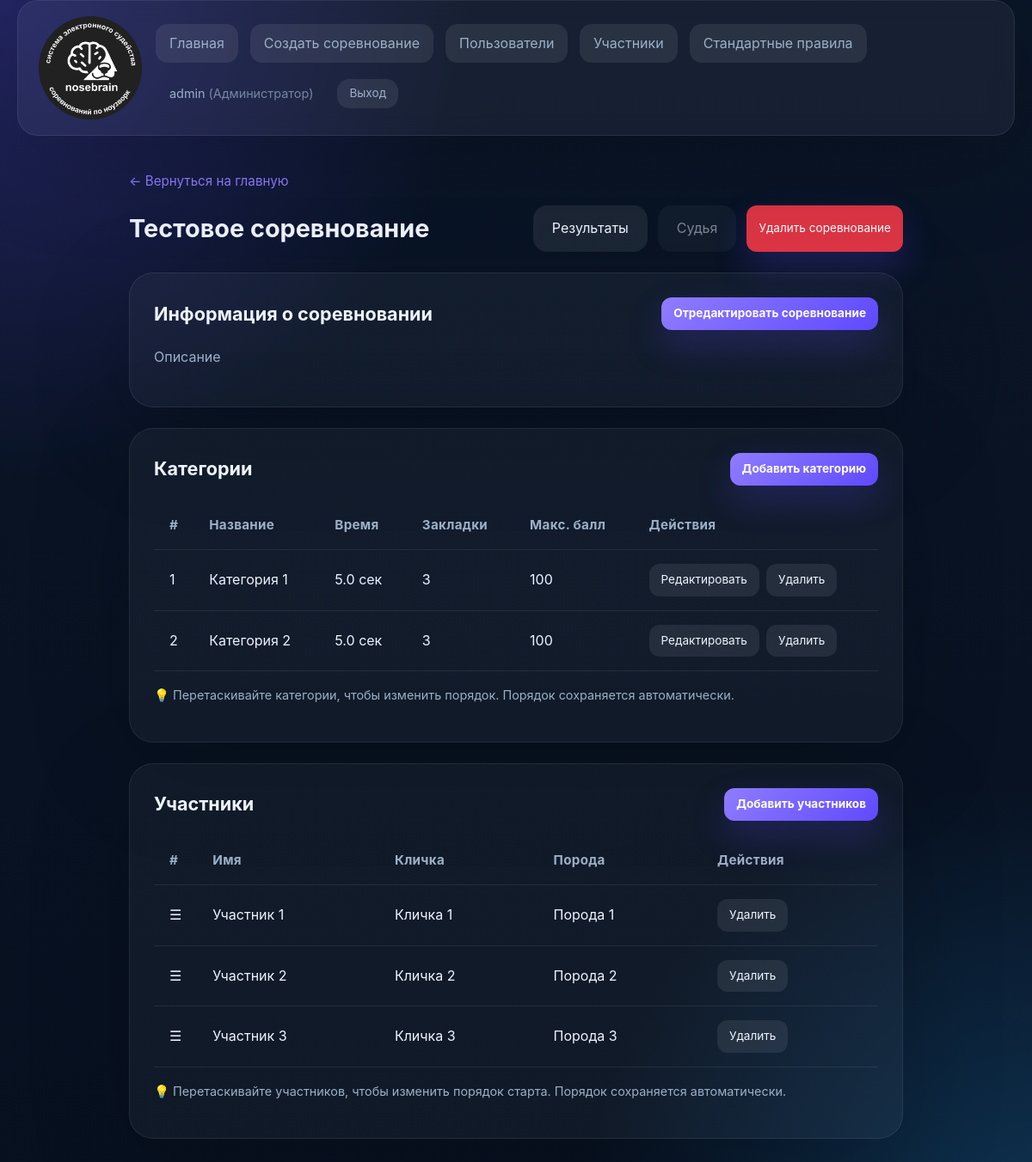
The page /manage.php (signed in) on the database as committed earlier.
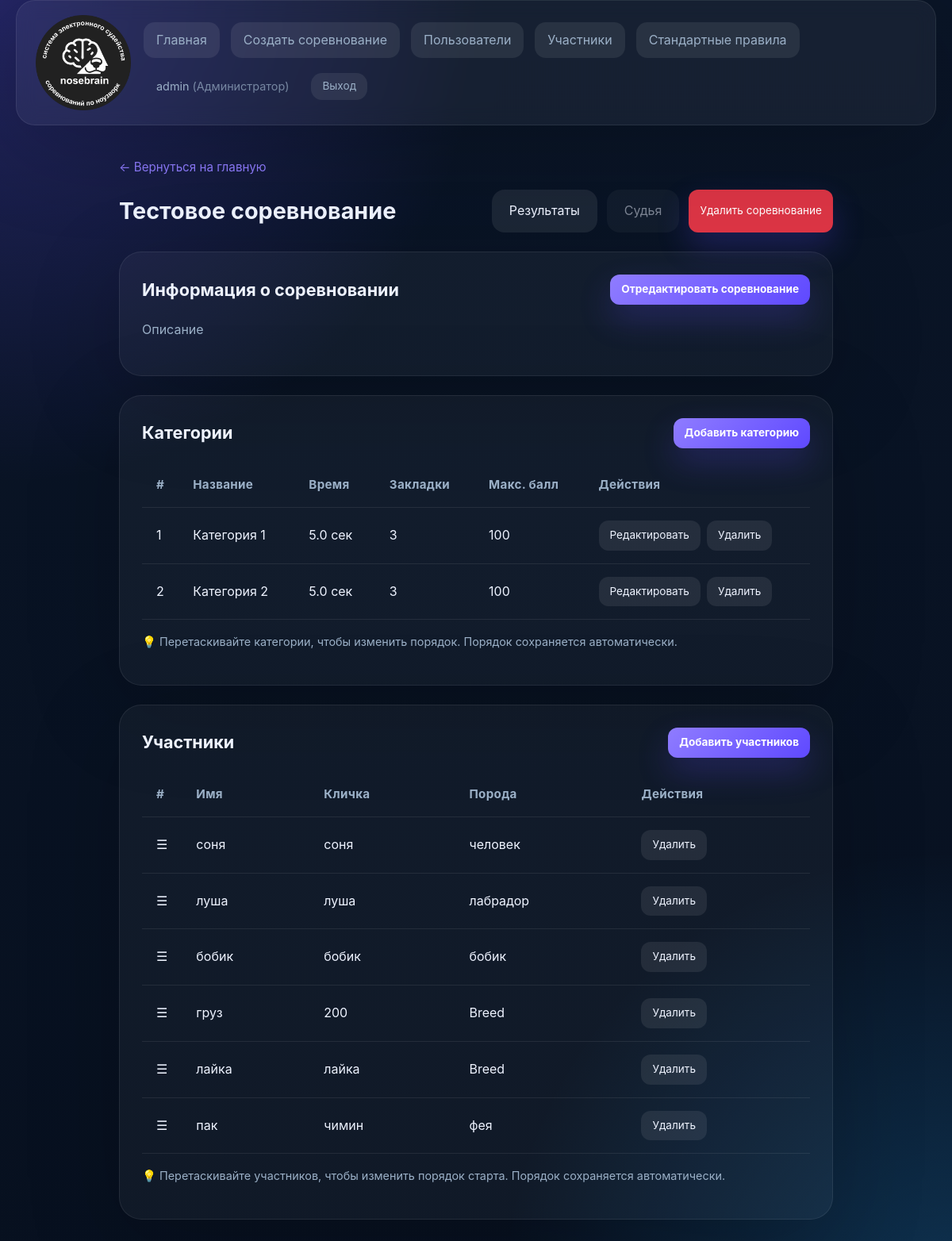
The same page on the database as committed later.
### tables this page shows
CREATE TABLE categories (
                id INTEGER PRIMARY KEY AUTOINCREMENT,
                competition_id INTEGER NOT NULL,
                name TEXT NOT NULL,
                time_limit REAL NOT NULL,
                hides_count INTEGER NOT NULL,
                max_score INTEGER NOT NULL, sort_order INTEGER DEFAULT 0,
                FOREIGN KEY (competition_id) REFERENCES competitions(id)
            );

CREATE TABLE participants (
                id INTEGER PRIMARY KEY AUTOINCREMENT,
                name TEXT NOT NULL,
                breed TEXT,
                nickname TEXT,
                gender TEXT,
                birth_date TEXT,
                microchip_number TEXT,
                pedigree_number TEXT,
                qualification_book_number TEXT,
                instructor_name TEXT,
                created_by INTEGER,
                FOREIGN KEY (created_by) REFERENCES users(id)
            );

### manage.php (the view, shortened to what the changed rows need)
<?php
require_once __DIR__ . '/auth.php';
require_once __DIR__ . '/src/functions.php';
$canManageParticipants = canManageParticipants();
$dbManager = new DatabaseManager();
$service = new CompetitionService($dbManager);
$competitions = $service->getCompetitions();
$accessibleCompetitions = array_filter($competitions, function($competition) {
    return hasCompetitionAccess($competition->getId());
});
$selectedCompetitionId = filter_input(INPUT_GET, 'competition_id', FILTER_VALIDATE_INT);
if ($selectedCompetitionId === false || $selectedCompetitionId === null || !hasCompetitionAccess($selectedCompetitionId)) {
    $selectedCompetitionId = !empty($accessibleCompetitions) ? reset($accessibleCompetitions)->getId() : null;
}
$selectedCompetition = $selectedCompetitionId ? $service->getCompetitionById($selectedCompetitionId) : null;
$categories = $selectedCompetitionId !== null ? $service->getCategoriesByCompetition($selectedCompetitionId) : [];
$competitionParticipants = $selectedCompetitionId !== null ? $service->getParticipantsByCompetition($selectedCompetitionId) : [];
?>
<!DOCTYPE html>
<html lang="ru">
<head>
    <link rel="stylesheet" href="style.css">
</head>
<body>
<?php
$currentPage = 'manage';
require_once __DIR__ . '/header.php';
renderHeader($currentPage);
?>
<main class="page-shell">
    <div class="manage-container">
        <?php if (!$selectedCompetition): ?>
            <div class="section-panel">
                <h2 class="manage-title">Нет выбранного соревнования</h2>
                <p>Перейдите на страницу соревнования через кнопку "Управление" в списке соревнований.</p>
                <div class="button-group" style="margin-top: 18px;">
                    <a class="button" href="index.php">К списку соревнований</a>
                </div>
            </div>
        <?php else: ?>
            <div class="manage-header">
                <h1 class="manage-title"><?= escape($selectedCompetition->getName()) ?></h1>
            </div>
            <div class="section-panel">
                <h2>
                    Информация о соревновании
                    <button type="button" class="button btn-small" onclick="openModal('edit-competition-modal')">Отредактировать соревнование</button>
                </h2>
            </div>
            <div class="section-panel">
                <h2>
                    Категории
                    <button type="button" class="button btn-small" onclick="openModal('add-category-modal')">Добавить категорию</button>
                </h2>
                <?php if (count($categories) === 0): ?>
                    <div class="empty-state">У этого соревнования пока нет категорий.</div>
                <?php else: ?>
                    <div class="table-wrapper">
                        <table class="table" id="categories-table">
                            <thead>
                            <tr>
                                <th style="width: 40px;">#</th>
                                <th>Название</th>
                                <th>Время</th>
                                <th>Закладки</th>
                                <th>Макс. балл</th>
                                <th>Действия</th>
                            </tr>
                            </thead>
                            <tbody id="categories-tbody">
                            <?php foreach ($categories as $index => $category): ?>
                                <tr data-category-id="<?= $category->getId() ?>" class="draggable-row" draggable="true">
                                    <td class="drag-handle" title="Перетащите для изменения порядка"><?= $index + 1 ?></td>
                                    <td><?= escape($category->getName()) ?></td>
                                    <td><?= number_format($category->getTimeLimit(), 1) ?> сек</td>
                                    <td><?= $category->getHidesCount() ?></td>
                                    <td><?= $category->getMaxScore() ?></td>
                                    <td>
                                        <div class="category-row-actions">
                                            <button type="button" class="button button--secondary btn-small" onclick='openEditCategoryModal(<?= json_encode([
                                                'id' => $category->getId(),
                                                'name' => $category->getName(),
                                                'timeLimit' => $category->getTimeLimit(),
                                                'hidesCount' => $category->getHidesCount(),
                                                'maxScore' => $category->getMaxScore(),
                                                'penaltyRules' => array_map(fn($rule) => [
                                                    'name' => $rule->getName(),
                                                    'type' => $rule->getType(),
                                                    'points' => implode(', ', $rule->getPoints())
                                                ], $category->getPenaltyRules())
                                            ], JSON_HEX_TAG | JSON_HEX_APOS | JSON_HEX_QUOT) ?>)'>Редактировать</button>
                                            <form method="post" style="display:inline;" onsubmit="return confirm('Вы уверены, что хотите удалить категорию?')">
                                                <button type="submit" class="button button--secondary btn-small">Удалить</button>
                                            </form>
                                        </div>
                                    </td>
                                </tr>
                            <?php endforeach; ?>
                            </tbody>
                        </table>
                    </div>
                <?php endif; ?>
            </div>
            <div class="section-panel">
                <h2>
                    Участники
                    <?php if ($canManageParticipants): ?>
                    <button type="button" class="button btn-small" onclick="openModal('add-participant-modal')">Добавить участников</button>
                    <?php endif; ?>
                </h2>
                <?php if (count($competitionParticipants) === 0): ?>
                    <div class="empty-state">В этом соревновании пока нет участников.</div>
                <?php else: ?>
                    <div class="table-wrapper">
                        <table class="table" id="participants-table">
                            <thead>
                            <tr>
                                <th style="width: 40px;">#</th>
                                <th>Имя</th>
                                <th>Кличка</th>
                                <th>Порода</th>
                                <th>Действия</th>
                            </tr>
                            </thead>
                            <tbody id="participants-tbody">
                            <?php foreach ($competitionParticipants as $index => $participant): ?>
                                <tr data-participant-id="<?= $participant->getId() ?>" class="draggable-row" draggable="true">
                                    <td class="drag-handle" title="Перетащите для изменения порядка">☰</td>
                                    <td><?= escape($participant->getName()) ?></td>
                                    <td><?= escape($participant->getNickname() ?? '-') ?></td>
                                    <td><?= escape($participant->getBreed() ?? '-') ?></td>
                                    <td>
                                        <?php if ($canManageParticipants): ?>
                                        <form method="post" style="display:inline;" onsubmit="return confirm('Вы уверены, что хотите удалить участника из соревнования?')">
                                            <button type="submit" class="button button--secondary btn-small">Удалить</button>
                                        </form>
                                        <?php else: ?>
                                        <span style="color: var(--text-muted); font-size: 0.85rem;">Нет прав</span>
                                        <?php endif; ?>
                                    </td>
                                </tr>
                            <?php endforeach; ?>
                            </tbody>
                        </table>
                    </div>
                <?php endif; ?>
            </div>
        <?php endif; ?>
    </div>
</main>
</body>
</html>

### header.php (shortened to what the changed rows need)
<?php
function renderHeader(string $currentPage): void
{
    require_once __DIR__ . '/auth.php';
    $links = [
        ['key' => 'home', 'href' => 'index.php', 'label' => 'Главная'],
    ];
    if (canCreateCompetition()) {
        $links[] = ['key' => 'create_competition', 'href' => 'add_competition.php', 'label' => 'Создать соревнование'];
    }
    if (canManageUsers()) {
        $links[] = ['key' => 'manage_users', 'href' => 'users.php', 'label' => 'Пользователи'];
    }
    if (canManageParticipants()) {
        $links[] = ['key' => 'create_participant', 'href' => 'participants.php', 'label' => 'Участники'];
    }
    if (isAdmin()) {
        $links[] = ['key' => 'standard_rules', 'href' => 'standard_rules.php', 'label' => 'Стандартные правила'];
    }
    ?>
    <header class="page-header">
        <nav class="page-header__nav">
            <?php foreach ($links as $link): ?>
                <a class="button button--secondary<?= $currentPage === $link['key'] ? ' button--active' : '' ?>" href="<?= escape($link['href']) ?>"><?= escape($link['label']) ?></a>
            <?php endforeach; ?>
            <?php if (isLoggedIn()): ?>
                <?php renderUserInfo(); ?>
            <?php else: ?>
                <a class="button button--primary" href="login.php">Войти</a>
            <?php endif; ?>
        </nav>
    </header>
    <?php
}

Rows that differ between the two databases and show on the page:
removed participants: name "Участник 1", nickname "Кличка 1", breed "Порода 1"
removed participants: name "Участник 2", nickname "Кличка 2", breed "Порода 2"
removed participants: name "Участник 3", nickname "Кличка 3", breed "Порода 3"
added participants: name "соня", nickname "соня", breed "человек"
added participants: name "луша", nickname "луша", breed "лабрадор"
added participants: name "бобик", nickname "бобик", breed "бобик"
now on this page (row edited): participants: name "груз", nickname "200", breed "Breed"
now on this page (row edited): participants: name "лайка", nickname "лайка", breed "Breed"
now on this page (row edited): participants: name "пак", nickname "чимин", breed "фея"
